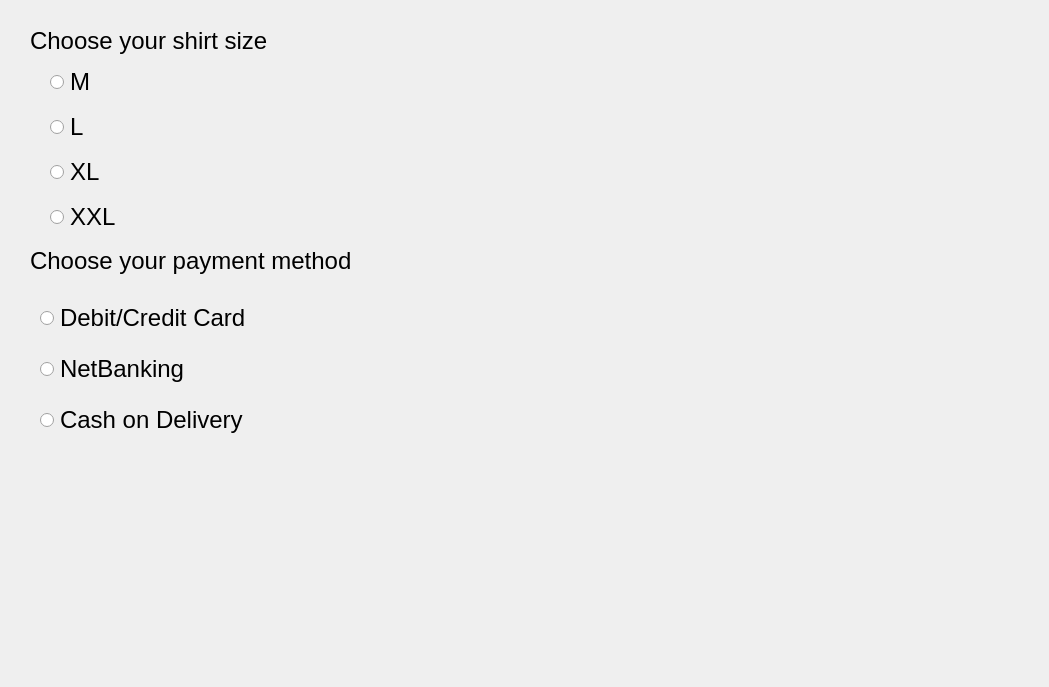
<?xml version="1.0" encoding="UTF-8"?>
<ui version="4.0">
 <class>Dialog</class>
 <widget class="QDialog" name="Dialog">
  <property name="geometry">
   <rect>
    <x>0</x>
    <y>0</y>
    <width>1049</width>
    <height>687</height>
   </rect>
  </property>
  <property name="windowTitle">
   <string>Dialog</string>
  </property>
  <widget class="QLabel" name="label">
   <property name="geometry">
    <rect>
     <x>30</x>
     <y>20</y>
     <width>371</width>
     <height>41</height>
    </rect>
   </property>
   <property name="font">
    <font>
     <pointsize>18</pointsize>
    </font>
   </property>
   <property name="text">
    <string>Choose your shirt size</string>
   </property>
  </widget>
  <widget class="QLabel" name="label_2">
   <property name="geometry">
    <rect>
     <x>30</x>
     <y>240</y>
     <width>441</width>
     <height>41</height>
    </rect>
   </property>
   <property name="font">
    <font>
     <pointsize>18</pointsize>
    </font>
   </property>
   <property name="text">
    <string>Choose your payment method</string>
   </property>
  </widget>
  <widget class="QLabel" name="labelSelected">
   <property name="geometry">
    <rect>
     <x>30</x>
     <y>480</y>
     <width>991</width>
     <height>171</height>
    </rect>
   </property>
   <property name="font">
    <font>
     <pointsize>18</pointsize>
    </font>
   </property>
   <property name="text">
    <string/>
   </property>
  </widget>
  <widget class="QWidget" name="verticalLayoutWidget">
   <property name="geometry">
    <rect>
     <x>50</x>
     <y>60</y>
     <width>91</width>
     <height>183</height>
    </rect>
   </property>
   <layout class="QVBoxLayout" name="verticalLayout">
    <item>
     <widget class="QRadioButton" name="radioButtonMedium">
      <property name="font">
       <font>
        <pointsize>18</pointsize>
       </font>
      </property>
      <property name="text">
       <string>M</string>
      </property>
     </widget>
    </item>
    <item>
     <widget class="QRadioButton" name="radioButtonLarge">
      <property name="font">
       <font>
        <pointsize>18</pointsize>
       </font>
      </property>
      <property name="text">
       <string>L</string>
      </property>
     </widget>
    </item>
    <item>
     <widget class="QRadioButton" name="radioButtonXL">
      <property name="font">
       <font>
        <pointsize>18</pointsize>
       </font>
      </property>
      <property name="text">
       <string>XL</string>
      </property>
     </widget>
    </item>
    <item>
     <widget class="QRadioButton" name="radioButtonXXL">
      <property name="font">
       <font>
        <pointsize>18</pointsize>
       </font>
      </property>
      <property name="text">
       <string>XXL</string>
      </property>
     </widget>
    </item>
   </layout>
  </widget>
  <widget class="QWidget" name="verticalLayoutWidget_2">
   <property name="geometry">
    <rect>
     <x>40</x>
     <y>290</y>
     <width>271</width>
     <height>161</height>
    </rect>
   </property>
   <layout class="QVBoxLayout" name="verticalLayout_2">
    <item>
     <widget class="QRadioButton" name="radioButtonDebitCard">
      <property name="font">
       <font>
        <pointsize>18</pointsize>
       </font>
      </property>
      <property name="text">
       <string>Debit/Credit Card</string>
      </property>
     </widget>
    </item>
    <item>
     <widget class="QRadioButton" name="radioButtonNetBanking">
      <property name="font">
       <font>
        <pointsize>18</pointsize>
       </font>
      </property>
      <property name="text">
       <string>NetBanking</string>
      </property>
     </widget>
    </item>
    <item>
     <widget class="QRadioButton" name="radioButtonCashOnDelivery">
      <property name="font">
       <font>
        <pointsize>18</pointsize>
       </font>
      </property>
      <property name="text">
       <string>Cash on Delivery</string>
      </property>
     </widget>
    </item>
   </layout>
  </widget>
 </widget>
 <resources/>
 <connections/>
</ui>
